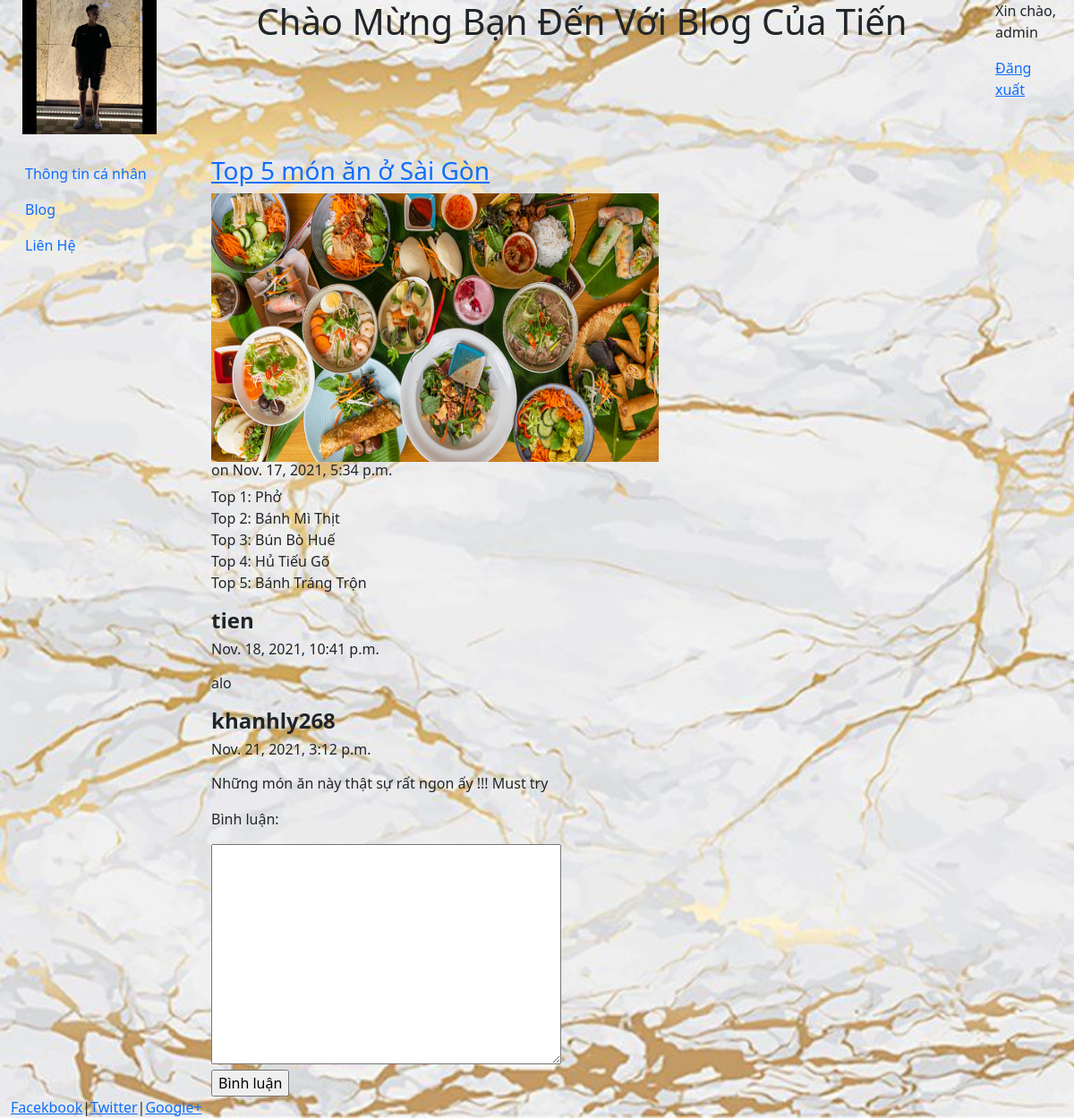
Page /blog/1/ (signed in) on the committed database.
### blog/models.py (models this page shows, shortened)
class Post(models.Model):
    title = models.CharField(max_length = 100)
    body = models.TextField()
    date = models.DateTimeField(auto_now_add=True)
    image = models.ImageField(null = True)

class Comment(models.Model):
    post = models.ForeignKey(Post, on_delete=models.CASCADE, related_name='comments')
    author = models.ForeignKey(settings.AUTH_USER_MODEL, on_delete=models.CASCADE)
    body = models.TextField()
    date = models.DateTimeField(auto_now_add=True)

### blog/views.py (the view)
# urls.py: path('<int:pk>/', views.post, name='post'),
def post(request, pk):
    post = get_object_or_404(Post, pk=pk)
    form = CommentForm()
    if request.method == "POST":
        form = CommentForm(request.POST, author=request.user, post=post)
        if form.is_valid():
            form.save()
            return HttpResponseRedirect(request.path)
    return render(request, "blog/post.html", {"post": post, "form": form})

### blog/forms.py (shortened to what this page needs)
class CommentForm(forms.ModelForm):
    def __init__(self, *args, **kwargs):
        self.author = kwargs.pop('author', None)
        self.post = kwargs.pop('post', None)
        super().__init__(*args, **kwargs)
    class Meta:
        model = Comment
        fields = ["body"]

### blog/templates/blog/post.html (shortened to what this page needs)
{% extends "pages/base.html" %}
{% block content %}
<h3><a href='{% url 'post' post.id %}'>{{post.title}}</a></h3>
<img src="{{post.image.url}}" width="500px" height="300px" />
<h6>on {{post.date}}</h6>
{{post.body|safe|linebreaks}}
{% for comment in post.comments.all %}
    <h4><strong>{{comment.author}}</strong></h4>
    <h6><p>{{comment.date}}</p></h6>
    <p>{{comment.body|linebreaks}}</p>
{% endfor %}
{% if user.username %}
    <form action="{% url 'post' post.id %}" method="POST">
        <p><label>Bình luận:</label></p>
        {{form.body}}
        <br/>
        <input type="submit" value="Bình luận"/>
    </form>
{% endif %}
{% endblock %}

### home/templates/pages/base.html (shortened to what this page needs)
<!DOCTYPE html>
<html>
<head>
     {% load static %}
    <link rel="stylesheet" href="{% static 'css/bootstrap.min.css' %}" type ="text/css">
</head>
<body style="background-image: url('{% static 'images/gm.jpg' %}'); background-size: cover; background-repeat: no-repeat; background-attachment: fixed">
    <div class="container-fluid" style="min-height: 95%" >
        <div class="row">
            <div class="col-sm-2">
                <center><img src="{% static 'images/tee.jpg' %}" class="responsive-img" style="max-height : 150px" /></center>
            </div>
            <div class="col-sm-9">
                <center><h1>Chào Mừng Bạn Đến Với Blog Của Tiến</h1></center>
            </div>
            <div class="col-sm-1">
                {% if user.username %}
                    <p>Xin chào, {{user.username}}</p>
                    <p><a href="{% url 'logout' %}">Đăng xuất</a></p>
                {% else %}
                    <p><a href="{% url 'register' %}">Đăng ký</a>|<a href="{% url 'login' %}">Đăng nhập</a></p>
                {% endif %}
            </div>
        </div>
        <br>
        <div class="row">
            <div class="col-sm-2">
                <div class="bs-sliderbar">
                    <nav class="nav flex-column">
                        <a class="nav-link" href="/">Thông tin cá nhân</a>
                        <a class="nav-link" href="{%url 'blog' %}">Blog</a>
                        <a class="nav-link" href="{%url 'contact' %}">Liên Hệ</a>
                    </nav>
                </div>
            </div>
            <div class="col-sm-10">
                <div class="container-fluid">
                    {% block content %}
                    {% endblock %}
                </div>
            </div>
        </div>
    </div>
    <footer>
            <div class="container-fluid">
                <a href="#">Facekbook</a>|<a href="#">Twitter</a>|<a href="#">Google+</a>
            </div>
    </footer>
</body>
</html>

### home/templates/pages/base.html (style rules this page uses)
html, body { height: 100%; background-color: #f6f6f6 }

### rows in the picture
Post: title "Top 5 món ăn ở Sài Gòn", image (picture), date "Nov. 17, 2021, 5:34 p.m.", body "Top 1: Phở Top 2: Bánh Mì Thịt Top 3: Bún Bò Huế Top 4: Hủ Tiếu Gõ Top 5: Bánh Tráng Trộn"
Comment: author "tien", date "Nov. 18, 2021, 10:41 p.m.", body "alo"
Comment: author "khanhly268", date "Nov. 21, 2021, 3:12 p.m.", body "Những món ăn này thật sự rất ngon ấy !!! Must try"

### other values in the picture
{{ user.username }} "admin"
